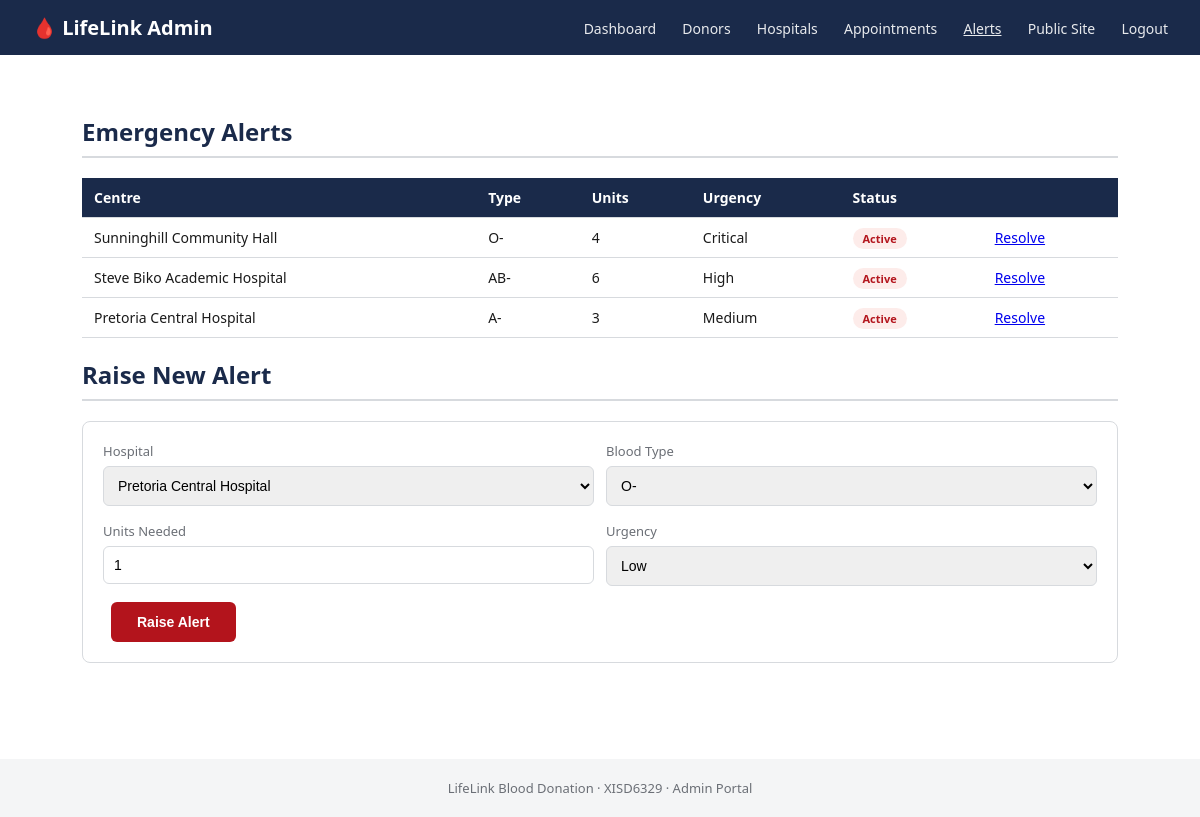
/admin/alerts.php (signed in), run on an earlier commit of the app's database.
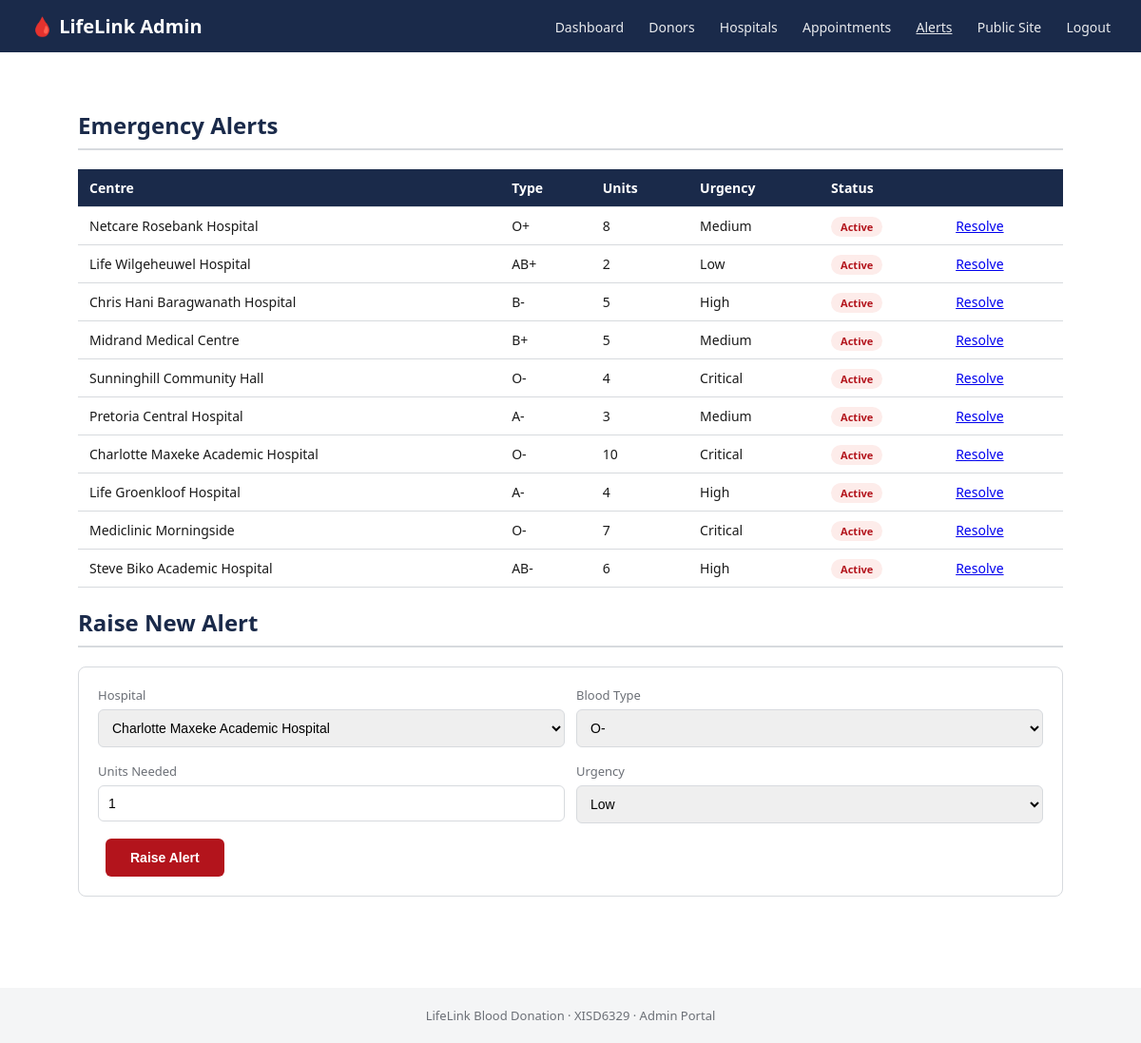
And on a later commit of the database.
### tables this page shows
CREATE TABLE alerts (
  alert_id INT AUTO_INCREMENT PRIMARY KEY,
  hospital_id INT NOT NULL,
  blood_type_id INT NOT NULL,
  units_needed INT NOT NULL,
  urgency_level VARCHAR(20) NOT NULL DEFAULT 'Medium',  
  status VARCHAR(20) NOT NULL DEFAULT 'Active',  
  alerted_at TIMESTAMP NOT NULL DEFAULT CURRENT_TIMESTAMP,
  FOREIGN KEY (hospital_id) REFERENCES hospitals(hospital_id),
  FOREIGN KEY (blood_type_id) REFERENCES blood_types(blood_type_id)
);

CREATE TABLE hospitals (
  hospital_id INT AUTO_INCREMENT PRIMARY KEY,
  hospital_name VARCHAR(150) NOT NULL,
  address VARCHAR(255) NOT NULL,
  latitude DECIMAL(10,6),
  longitude DECIMAL(10,6),
  contact_email VARCHAR(150),
  contact_phone VARCHAR(30),
  operating_hours VARCHAR(100),
  is_approved TINYINT(1) NOT NULL DEFAULT 1
);

CREATE TABLE blood_types (
  blood_type_id INT AUTO_INCREMENT PRIMARY KEY,
  code VARCHAR(5) NOT NULL UNIQUE
);

### admin/alerts.php (the view, shortened to what this page needs)
<?php
$pdo = db();
$hospitals = $pdo->query("SELECT hospital_id, hospital_name FROM hospitals ORDER BY hospital_name")->fetchAll();
$bloodTypes = $pdo->query("SELECT blood_type_id, code FROM blood_types ORDER BY blood_type_id")->fetchAll();
$alerts = $pdo->query(
    "SELECT al.alert_id, h.hospital_name, bt.code, al.units_needed, al.urgency_level, al.status, al.alerted_at
     FROM alerts al JOIN hospitals h ON h.hospital_id = al.hospital_id JOIN blood_types bt ON bt.blood_type_id = al.blood_type_id
     ORDER BY al.status = 'Active' DESC, al.alerted_at DESC"
)->fetchAll();
include __DIR__ . '/../includes/admin_header.php';
?>
  <div class="section">
    <h2>Emergency Alerts</h2>
    <table>
      <tr><th>Centre</th><th>Type</th><th>Units</th><th>Urgency</th><th>Status</th><th></th></tr>
      <?php foreach ($alerts as $a): ?>
        <tr>
          <td><?= htmlspecialchars($a['hospital_name']) ?></td>
          <td><?= htmlspecialchars($a['code']) ?></td>
          <td><?= (int)$a['units_needed'] ?></td>
          <td><?= htmlspecialchars($a['urgency_level']) ?></td>
          <td><span class="badge <?= $a['status'] === 'Active' ? '' : 'badge-completed' ?>" style="<?= $a['status'] === 'Active' ? 'background:#fdecea;color:#b3141c;' : '' ?>"><?= htmlspecialchars($a['status']) ?></span></td>
          <td><?php if ($a['status'] === 'Active'): ?><a href="alerts.php?resolve=<?= $a['alert_id'] ?>">Resolve</a><?php else: ?>—<?php endif; ?></td>
        </tr>
      <?php endforeach; ?>
    </table>
    <h2>Raise New Alert</h2>
    <form action="alerts.php" method="post" class="card">
      <div style="display:flex; gap:12px;">
        <div class="form-group" style="flex:1;">
          <label>Hospital</label>
          <select name="hospital_id" required>
            <?php foreach ($hospitals as $h): ?><option value="<?= $h['hospital_id'] ?>"><?= htmlspecialchars($h['hospital_name']) ?></option><?php endforeach; ?>
          </select>
        </div>
        <div class="form-group" style="flex:1;">
          <label>Blood Type</label>
          <select name="blood_type_id" required>
            <?php foreach ($bloodTypes as $bt): ?><option value="<?= $bt['blood_type_id'] ?>"><?= htmlspecialchars($bt['code']) ?></option><?php endforeach; ?>
          </select>
        </div>
      </div>
      <div style="display:flex; gap:12px;">
        <div class="form-group" style="flex:1;">
          <label>Units Needed</label>
          <input type="number" name="units_needed" min="1" value="1" required>
        </div>
        <div class="form-group" style="flex:1;">
          <label>Urgency</label>
          <select name="urgency_level">
            <option>Low</option><option>Medium</option><option>High</option><option>Critical</option>
          </select>
        </div>
      </div>
      <button type="submit" class="btn btn-primary">Raise Alert</button>
    </form>
  </div>
<?php include __DIR__ . '/../includes/admin_footer.php'; ?>

What changed in the data, as far as the page shows it:
added alerts: hospital.hospital_name "Netcare Rosebank Hospital", blood_type.code "O+", units_needed "8", urgency_level "Medium", status "Active"
added alerts: hospital.hospital_name "Life Wilgeheuwel Hospital", blood_type.code "AB+", units_needed "2", urgency_level "Low", status "Active"
added alerts: hospital.hospital_name "Chris Hani Baragwanath Hospital", blood_type.code "B-", units_needed "5", urgency_level "High", status "Active"
added alerts: hospital.hospital_name "Midrand Medical Centre", blood_type.code "B+", units_needed "5", urgency_level "Medium", status "Active"
shown differently, row unchanged: alerts "Pretoria Central Hospital": moves up the list
added alerts: hospital.hospital_name "Charlotte Maxeke Academic Hospital", blood_type.code "O-", units_needed "10", urgency_level "Critical", status "Active"
added alerts: hospital.hospital_name "Life Groenkloof Hospital", blood_type.code "A-", units_needed "4", urgency_level "High", status "Active"
added alerts: hospital.hospital_name "Mediclinic Morningside", blood_type.code "O-", units_needed "7", urgency_level "Critical", status "Active"
Also different on the page:
form field hospital_id: "Pretoria Central Hospital" → "Charlotte Maxeke Academic Hospital"
